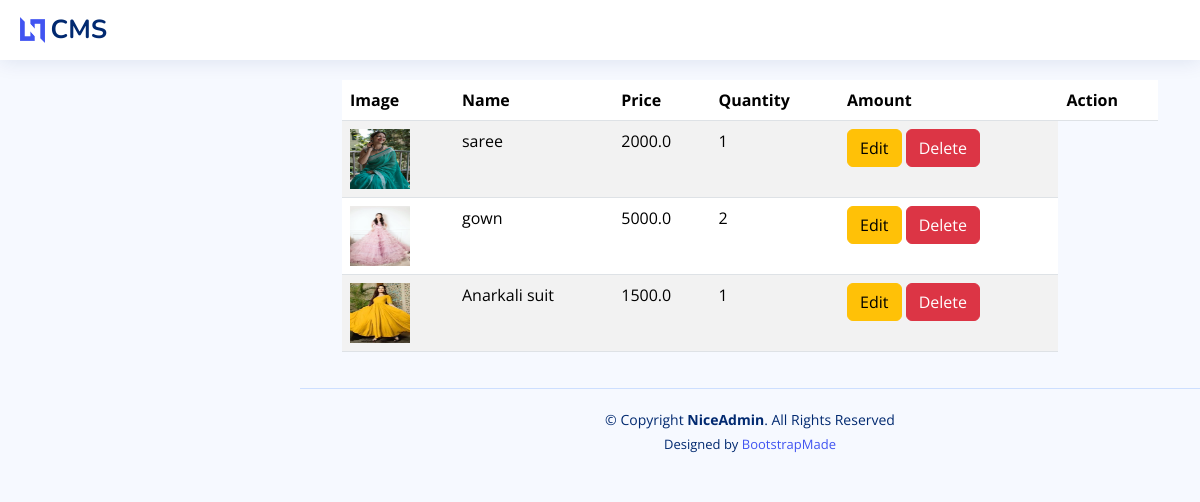
The app's page /cart/ (signed in) with its own data.
### cart_admin/models.py (models this page shows)
class Product(models.Model):
    name=models.CharField(max_length=50)
    price=models.FloatField()
    category=models.ForeignKey(Category,on_delete=models.CASCADE)
    des=models.CharField(max_length=100)
    image=models.FileField(upload_to='uploads/products/')

### cart/views.py (the view)
# urls.py: path('cart/',views.cart_view,name='cart'),
def cart_view(request):
    i=request.session.get('cust_id')
    p_result=Cart.objects.filter(cust_id_id=i).values()
    pro_id_list = [item['pro_id_id'] for item in p_result]
    products=Product.objects.filter(id__in=pro_id_list)
    quantities_dict = {item['pro_id_id']: item['quantity'] for item in p_result}
    print(products)
    print(quantities_dict,'=======')
    context = {
        'products': products,
        'quantities_dict': quantities_dict,
    }
    return render(request, 'customer/cart.html',context)

### cart/templatetags/my_filter.py (called while the page is built)
@register.filter
def c_qty(product_id,quantities_dict):
    for q in quantities_dict.keys():
        if product_id==q:
            return quantities_dict[q]

### templates/customer/cart.html (shortened to what this page needs)
<!DOCTYPE html>
{% load static %}
{% load my_filter %}
<html lang="en">
<head>
  <link href="{% static 'assets/vendor/bootstrap/css/bootstrap.min.css' %}" rel="stylesheet">
  <link href="{% static 'assets/vendor/bootstrap-icons/bootstrap-icons.css' %}" rel="stylesheet">
  <link href="{% static 'assets/vendor/boxicons/css/boxicons.min.css' %}" rel="stylesheet">
  <link href="{% static 'assets/vendor/quill/quill.snow.css' %}" rel="stylesheet">
  <link href="{% static 'assets/vendor/quill/quill.bubble.css' %}" rel="stylesheet">
  <link href="{% static 'assets/vendor/remixicon/remixicon.css' %}" rel="stylesheet">
  <link href="{% static 'assets/vendor/simple-datatables/style.css' %}" rel="stylesheet">
  <link href="{% static 'assets/css/style.css' %}" rel="stylesheet">
</head>
<body>
  <header id="header" class="header fixed-top d-flex align-items-center">
    <div class="d-flex align-items-center justify-content-between">
      <a href="index.html" class="logo d-flex align-items-center">
        <img src="assets/img/logo.png" alt="">
        <span class="d-none d-lg-block">CMS</span>
      </a>
    </div>
  </header>
    <main id="main" class="main">
    <div class="container">
      <table class="table table-striped">
        <thead>
          <tr>
            <th scope="col">Image</th>
            <th scope="col">Name</th>
            <th scope="col">Price</th>
            <th scope="col">Quantity</th>
            <th scope="col">Amount</th>
            <th scope="col" colspan='2'>Action</th>
          </tr>
        </thead>
        <tbody>
          {% for product in products %}
          <tr>
            <td><img src="{{product.image.url}}" height="60" width="60"></td>
            <td>{{ product.name }}</td>
            <td>{{product.price}}</td>
            <td>{{product.id|c_qty:quantities_dict }}</td>
            <td><a href="/editproduct/{{prods.id}}" class=" btn btn-warning">Edit</a>
            <a href="/deleteproduct/{{prods.id}}" class="btn btn-danger">Delete</a></td>
          </tr>
          {% endfor %}
        </tbody>
      </table>
    </div>
    </main>
  <footer id="footer" class="footer">
    <div class="copyright">
      &copy; Copyright <strong><span>NiceAdmin</span></strong>. All Rights Reserved
    </div>
    <div class="credits">
      Designed by <a href="https://bootstrapmade.com/">BootstrapMade</a>
    </div>
  </footer>
</body>
</html>

### static/assets/css/style.css (style rules this page uses)
:root { scroll-behavior: smooth; }
body { font-family: "Open Sans", sans-serif; background: #f6f9ff; color: #444444; }
a { color: #4154f1; text-decoration: none; }
#main { margin-top: 60px; padding: 20px 30px; transition: all 0.3s; }
.logo { line-height: 1; }
@media (min-width: 1200px) { .logo { width: 280px; } }
.logo img { max-height: 26px; margin-right: 6px; }
.logo span { font-size: 26px; font-weight: 700; color: #012970; font-family: "Nunito", sans-serif; }
.header { transition: all 0.5s; z-index: 997; height: 60px; box-shadow: 0px 2px 20px rgba(1, 41, 112, 0.1); background-color: #fff; padding-left: 20px; }
@media (min-width: 1200px) { #main, #footer { margin-left: 300px; } }
.footer { padding: 20px 0; font-size: 14px; transition: all 0.3s; border-top: 1px solid #cddfff; }
.footer .copyright { text-align: center; color: #012970; }
.footer .credits { padding-top: 5px; text-align: center; font-size: 13px; color: #012970; }

### records on screen
Product: image (picture), name "saree", price "2000.0", id|c_qty "1"
Product: image (picture), name "gown", price "5000.0", id|c_qty "2"
Product: image (picture), name "Anarkali suit", price "1500.0", id|c_qty "1"
